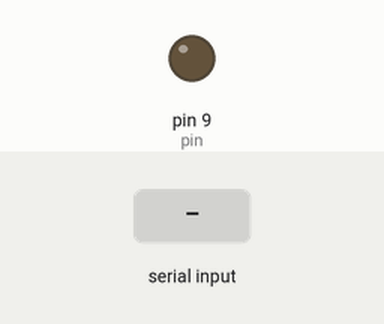
The sketch below on a simulated Arduino Uno, built with avr-gcc and run on an emulated ATmega328P. Parts: output pins drawn as LEDs (lit = HIGH). Inputs (shaded band) come from the test bench. What the sketch prints to the serial monitor is not drawn.

Above: at 1.2 s.
1.3 s: "90,45\n" received over Serial
At 2.4 s:
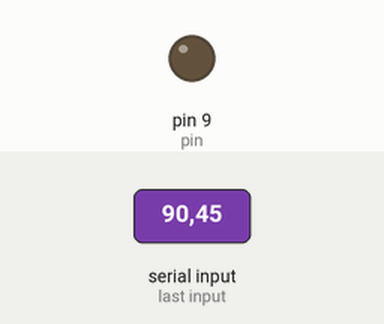
2.8 s: "30,150\n" received over Serial
At 3.5 s:
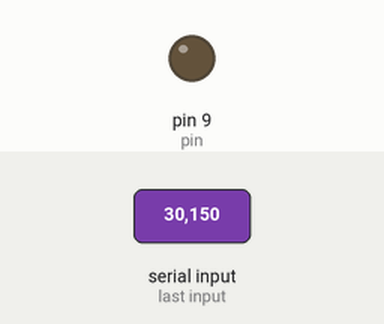
4.3 s: "200\n" received over Serial
At 5.7 s:
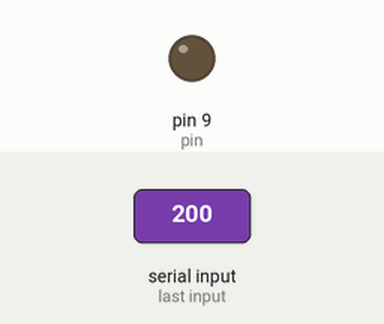
Timing chart, 0 to 7.3 s (numbered marks = the images above; inputs shaded):
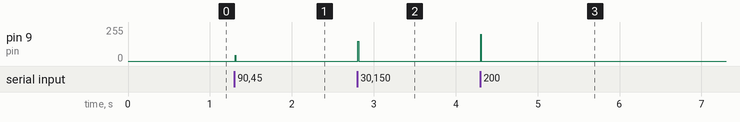

Measured:
- after the input at 1.3 s, pin 9 (pin): 0/255 → 45/255 at once, → 0/255 0.01 s later
- after the input at 2.8 s, pin 9 (pin): 0/255 → 150/255 at once, → 0/255 0.01 s later
- after the input at 4.3 s, pin 9 (pin): 0/255 → 200/255 at once, → 0/255 0.01 s later

The sketch:

FanController.ino
```cpp
int data = 0;
int pin = 9;
int strength = 0;

void setup()
{
    Serial.begin(9600);
    Serial.setTimeout(10);
    pinMode(pin, OUTPUT);
}

void loop()
{
    if (Serial.available())
    {
        data = Serial.parseInt();
        Serial.print(data); // debug

        if (data >= 0 || data <= 255)
        {
            strength = data;
        }
    }

    analogWrite(pin, strength);
}
```
